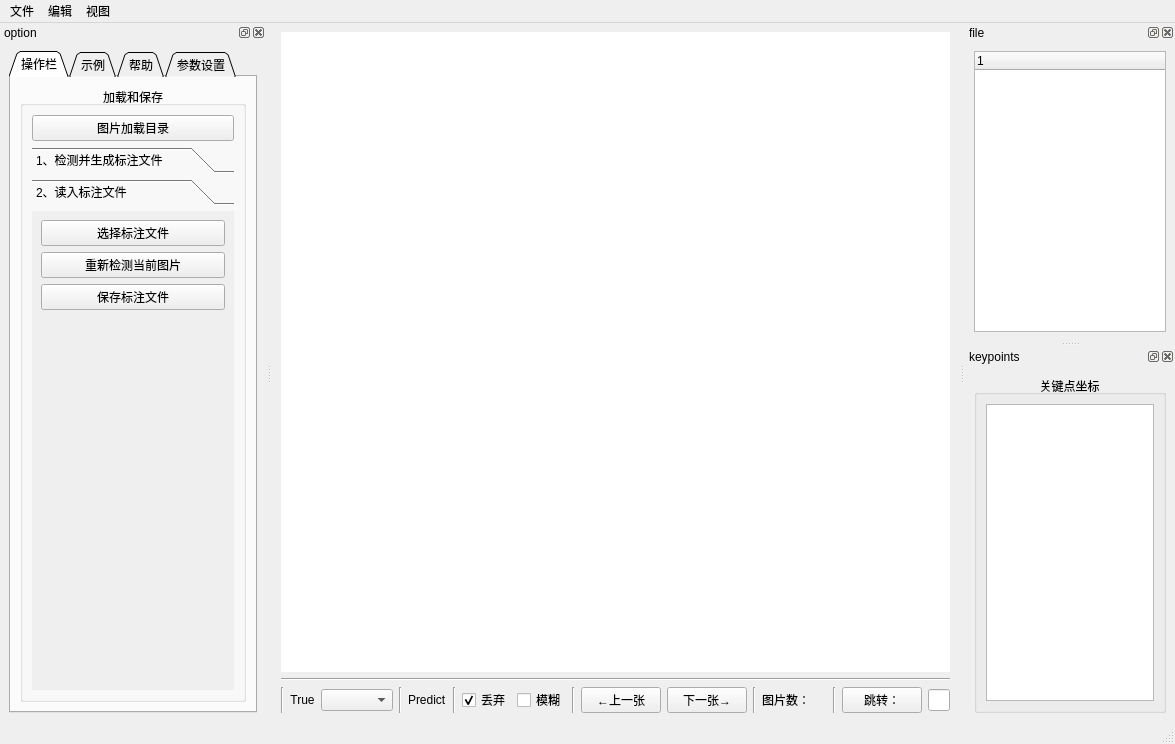
<?xml version="1.0" encoding="UTF-8"?>
<ui version="4.0">
 <class>MainWindow</class>
 <widget class="QMainWindow" name="MainWindow">
  <property name="geometry">
   <rect>
    <x>0</x>
    <y>0</y>
    <width>1175</width>
    <height>744</height>
   </rect>
  </property>
  <property name="minimumSize">
   <size>
    <width>60</width>
    <height>38</height>
   </size>
  </property>
  <property name="windowTitle">
   <string>LabelKPs</string>
  </property>
  <widget class="QWidget" name="centralwidget">
   <layout class="QGridLayout" name="gridLayout">
    <item row="0" column="0">
     <layout class="QVBoxLayout" name="verticalLayout_2">
      <item>
       <widget class="QGraphicsView" name="graphicsView">
        <property name="cursor" stdset="0">
         <cursorShape>CrossCursor</cursorShape>
        </property>
        <property name="acceptDrops">
         <bool>true</bool>
        </property>
        <property name="frameShape">
         <enum>QFrame::NoFrame</enum>
        </property>
        <property name="frameShadow">
         <enum>QFrame::Sunken</enum>
        </property>
       </widget>
      </item>
      <item>
       <layout class="QVBoxLayout" name="verticalLayout_5">
        <item>
         <widget class="Line" name="line">
          <property name="orientation">
           <enum>Qt::Horizontal</enum>
          </property>
         </widget>
        </item>
        <item>
         <layout class="QHBoxLayout" name="horizontalLayout_3" stretch="1,1,1,0,0,0,1,1,0,1,1,0,2,1,2">
          <item>
           <widget class="Line" name="line_5">
            <property name="orientation">
             <enum>Qt::Vertical</enum>
            </property>
           </widget>
          </item>
          <item>
           <widget class="QLabel" name="label_classes">
            <property name="baseSize">
             <size>
              <width>20</width>
              <height>0</height>
             </size>
            </property>
            <property name="contextMenuPolicy">
             <enum>Qt::DefaultContextMenu</enum>
            </property>
            <property name="text">
             <string>True</string>
            </property>
            <property name="alignment">
             <set>Qt::AlignCenter</set>
            </property>
           </widget>
          </item>
          <item>
           <widget class="QComboBox" name="comboBox"/>
          </item>
          <item>
           <widget class="Line" name="line_7">
            <property name="orientation">
             <enum>Qt::Vertical</enum>
            </property>
           </widget>
          </item>
          <item>
           <widget class="QLabel" name="label_predict">
            <property name="text">
             <string>Predict</string>
            </property>
           </widget>
          </item>
          <item>
           <widget class="Line" name="line_6">
            <property name="orientation">
             <enum>Qt::Vertical</enum>
            </property>
           </widget>
          </item>
          <item>
           <widget class="QCheckBox" name="discard">
            <property name="text">
             <string>丢弃</string>
            </property>
            <property name="checked">
             <bool>true</bool>
            </property>
           </widget>
          </item>
          <item>
           <widget class="QCheckBox" name="poor">
            <property name="text">
             <string>模糊</string>
            </property>
           </widget>
          </item>
          <item>
           <widget class="Line" name="line_4">
            <property name="orientation">
             <enum>Qt::Vertical</enum>
            </property>
           </widget>
          </item>
          <item>
           <widget class="QPushButton" name="preButton">
            <property name="text">
             <string>←上一张</string>
            </property>
           </widget>
          </item>
          <item>
           <widget class="QPushButton" name="nextButton">
            <property name="text">
             <string>下一张→</string>
            </property>
           </widget>
          </item>
          <item>
           <widget class="Line" name="line_2">
            <property name="orientation">
             <enum>Qt::Vertical</enum>
            </property>
           </widget>
          </item>
          <item>
           <widget class="QLabel" name="number_label">
            <property name="text">
             <string>图片数：     </string>
            </property>
           </widget>
          </item>
          <item>
           <widget class="Line" name="line_3">
            <property name="orientation">
             <enum>Qt::Vertical</enum>
            </property>
           </widget>
          </item>
          <item>
           <layout class="QHBoxLayout" name="horizontalLayout_2" stretch="1,2,10">
            <item>
             <widget class="QPushButton" name="goButton">
              <property name="text">
               <string>跳转：</string>
              </property>
             </widget>
            </item>
            <item>
             <widget class="QLineEdit" name="lineEdit">
              <property name="text">
               <string/>
              </property>
             </widget>
            </item>
            <item>
             <spacer name="horizontalSpacer">
              <property name="orientation">
               <enum>Qt::Horizontal</enum>
              </property>
              <property name="sizeHint" stdset="0">
               <size>
                <width>40</width>
                <height>20</height>
               </size>
              </property>
             </spacer>
            </item>
           </layout>
          </item>
         </layout>
        </item>
       </layout>
      </item>
     </layout>
    </item>
   </layout>
  </widget>
  <widget class="QMenuBar" name="menubar">
   <property name="geometry">
    <rect>
     <x>0</x>
     <y>0</y>
     <width>1175</width>
     <height>23</height>
    </rect>
   </property>
   <widget class="QMenu" name="menu">
    <property name="title">
     <string>文件</string>
    </property>
    <addaction name="action_loadDir"/>
    <addaction name="separator"/>
    <addaction name="action_labelfile"/>
    <addaction name="action_save"/>
   </widget>
   <widget class="QMenu" name="menu_2">
    <property name="title">
     <string>编辑</string>
    </property>
    <addaction name="separator"/>
    <addaction name="action_pre"/>
    <addaction name="action_next"/>
    <addaction name="action_go"/>
    <addaction name="separator"/>
    <addaction name="action_override"/>
   </widget>
   <widget class="QMenu" name="menu_3">
    <property name="title">
     <string>视图</string>
    </property>
    <addaction name="actionoption"/>
    <addaction name="action_keypoints"/>
    <addaction name="action_files"/>
   </widget>
   <addaction name="menu"/>
   <addaction name="menu_2"/>
   <addaction name="menu_3"/>
  </widget>
  <widget class="QStatusBar" name="statusbar"/>
  <widget class="QDockWidget" name="dockWidget_1">
   <property name="minimumSize">
    <size>
     <width>266</width>
     <height>423</height>
    </size>
   </property>
   <property name="acceptDrops">
    <bool>true</bool>
   </property>
   <property name="layoutDirection">
    <enum>Qt::LeftToRight</enum>
   </property>
   <property name="windowTitle">
    <string>option</string>
   </property>
   <attribute name="dockWidgetArea">
    <number>1</number>
   </attribute>
   <widget class="QWidget" name="dockWidgetContents">
    <layout class="QVBoxLayout" name="verticalLayout_6">
     <item>
      <widget class="QTabWidget" name="tabWidget">
       <property name="layoutDirection">
        <enum>Qt::LeftToRight</enum>
       </property>
       <property name="autoFillBackground">
        <bool>true</bool>
       </property>
       <property name="tabPosition">
        <enum>QTabWidget::North</enum>
       </property>
       <property name="tabShape">
        <enum>QTabWidget::Triangular</enum>
       </property>
       <property name="currentIndex">
        <number>0</number>
       </property>
       <property name="elideMode">
        <enum>Qt::ElideNone</enum>
       </property>
       <property name="documentMode">
        <bool>false</bool>
       </property>
       <property name="tabsClosable">
        <bool>false</bool>
       </property>
       <property name="movable">
        <bool>true</bool>
       </property>
       <property name="tabBarAutoHide">
        <bool>false</bool>
       </property>
       <widget class="QWidget" name="tab_1">
        <attribute name="title">
         <string>操作栏</string>
        </attribute>
        <layout class="QVBoxLayout" name="verticalLayout_3">
         <item>
          <widget class="QGroupBox" name="GBload_save">
           <property name="title">
            <string>加载和保存</string>
           </property>
           <property name="alignment">
            <set>Qt::AlignCenter</set>
           </property>
           <layout class="QVBoxLayout" name="verticalLayout_4">
            <item>
             <widget class="QPushButton" name="loadButton">
              <property name="text">
               <string>图片加载目录</string>
              </property>
              <property name="checkable">
               <bool>false</bool>
              </property>
              <property name="autoDefault">
               <bool>false</bool>
              </property>
              <property name="default">
               <bool>false</bool>
              </property>
              <property name="flat">
               <bool>false</bool>
              </property>
             </widget>
            </item>
            <item>
             <widget class="QToolBox" name="toolBox">
              <property name="currentIndex">
               <number>1</number>
              </property>
              <widget class="QWidget" name="page">
               <property name="geometry">
                <rect>
                 <x>0</x>
                 <y>0</y>
                 <width>204</width>
                 <height>509</height>
                </rect>
               </property>
               <attribute name="label">
                <string>1、检测并生成标注文件</string>
               </attribute>
               <layout class="QVBoxLayout" name="verticalLayout_14">
                <item>
                 <widget class="QPushButton" name="outputButton">
                  <property name="text">
                   <string>选择输出路径</string>
                  </property>
                 </widget>
                </item>
                <item>
                 <widget class="QPushButton" name="generateButton">
                  <property name="text">
                   <string>生成标注文件</string>
                  </property>
                 </widget>
                </item>
                <item>
                 <widget class="QProgressBar" name="progressBar">
                  <property name="value">
                   <number>0</number>
                  </property>
                  <property name="alignment">
                   <set>Qt::AlignCenter</set>
                  </property>
                  <property name="orientation">
                   <enum>Qt::Horizontal</enum>
                  </property>
                  <property name="invertedAppearance">
                   <bool>false</bool>
                  </property>
                  <property name="textDirection">
                   <enum>QProgressBar::TopToBottom</enum>
                  </property>
                  <property name="format">
                   <string>%p%</string>
                  </property>
                 </widget>
                </item>
                <item>
                 <spacer name="verticalSpacer_4">
                  <property name="orientation">
                   <enum>Qt::Vertical</enum>
                  </property>
                  <property name="sizeHint" stdset="0">
                   <size>
                    <width>20</width>
                    <height>40</height>
                   </size>
                  </property>
                 </spacer>
                </item>
               </layout>
              </widget>
              <widget class="QWidget" name="page_2">
               <property name="geometry">
                <rect>
                 <x>0</x>
                 <y>0</y>
                 <width>204</width>
                 <height>509</height>
                </rect>
               </property>
               <attribute name="label">
                <string>2、读入标注文件</string>
               </attribute>
               <layout class="QVBoxLayout" name="verticalLayout_7">
                <item>
                 <widget class="QPushButton" name="jsonButton">
                  <property name="text">
                   <string>选择标注文件</string>
                  </property>
                 </widget>
                </item>
                <item>
                 <widget class="QPushButton" name="redetectButton">
                  <property name="text">
                   <string>重新检测当前图片</string>
                  </property>
                 </widget>
                </item>
                <item>
                 <widget class="QPushButton" name="saveButton">
                  <property name="text">
                   <string>保存标注文件</string>
                  </property>
                 </widget>
                </item>
                <item>
                 <spacer name="verticalSpacer_3">
                  <property name="orientation">
                   <enum>Qt::Vertical</enum>
                  </property>
                  <property name="sizeHint" stdset="0">
                   <size>
                    <width>20</width>
                    <height>40</height>
                   </size>
                  </property>
                 </spacer>
                </item>
               </layout>
              </widget>
             </widget>
            </item>
           </layout>
          </widget>
         </item>
        </layout>
       </widget>
       <widget class="QWidget" name="tab_2">
        <attribute name="title">
         <string>示例</string>
        </attribute>
        <layout class="QVBoxLayout" name="verticalLayout" stretch="1,0,3">
         <item>
          <spacer name="verticalSpacer_2">
           <property name="orientation">
            <enum>Qt::Vertical</enum>
           </property>
           <property name="sizeHint" stdset="0">
            <size>
             <width>20</width>
             <height>48</height>
            </size>
           </property>
          </spacer>
         </item>
         <item>
          <widget class="QLabel" name="label_picture">
           <property name="minimumSize">
            <size>
             <width>224</width>
             <height>224</height>
            </size>
           </property>
           <property name="text">
            <string/>
           </property>
           <property name="pixmap">
            <pixmap>C:/Users/WISE &amp; BRAVE/Desktop/Example_n.png</pixmap>
           </property>
           <property name="scaledContents">
            <bool>true</bool>
           </property>
           <property name="alignment">
            <set>Qt::AlignLeading|Qt::AlignLeft|Qt::AlignVCenter</set>
           </property>
           <property name="wordWrap">
            <bool>false</bool>
           </property>
          </widget>
         </item>
         <item>
          <spacer name="verticalSpacer">
           <property name="orientation">
            <enum>Qt::Vertical</enum>
           </property>
           <property name="sizeHint" stdset="0">
            <size>
             <width>20</width>
             <height>151</height>
            </size>
           </property>
          </spacer>
         </item>
        </layout>
       </widget>
       <widget class="QWidget" name="tab">
        <attribute name="title">
         <string>帮助</string>
        </attribute>
        <layout class="QVBoxLayout" name="verticalLayout_12">
         <item>
          <widget class="QLabel" name="label_caption">
           <property name="frameShape">
            <enum>QFrame::NoFrame</enum>
           </property>
           <property name="text">
            <string>TextLabel</string>
           </property>
           <property name="scaledContents">
            <bool>true</bool>
           </property>
          </widget>
         </item>
        </layout>
       </widget>
       <widget class="QWidget" name="tab_3">
        <attribute name="title">
         <string>参数设置</string>
        </attribute>
        <layout class="QVBoxLayout" name="verticalLayout_16">
         <item>
          <widget class="QGroupBox" name="groupBox_4">
           <property name="title">
            <string>检测参数</string>
           </property>
           <property name="alignment">
            <set>Qt::AlignCenter</set>
           </property>
           <property name="flat">
            <bool>false</bool>
           </property>
           <property name="checkable">
            <bool>false</bool>
           </property>
           <layout class="QVBoxLayout" name="verticalLayout_15">
            <property name="leftMargin">
             <number>10</number>
            </property>
            <property name="topMargin">
             <number>10</number>
            </property>
            <property name="rightMargin">
             <number>10</number>
            </property>
            <property name="bottomMargin">
             <number>10</number>
            </property>
            <item>
             <widget class="QFrame" name="frame_3">
              <property name="frameShape">
               <enum>QFrame::StyledPanel</enum>
              </property>
              <property name="frameShadow">
               <enum>QFrame::Raised</enum>
              </property>
              <layout class="QHBoxLayout" name="horizontalLayout_7">
               <property name="topMargin">
                <number>10</number>
               </property>
               <property name="bottomMargin">
                <number>10</number>
               </property>
               <item>
                <widget class="QLabel" name="hand_maximum_label">
                 <property name="text">
                  <string>手数上限</string>
                 </property>
                </widget>
               </item>
               <item>
                <widget class="QScrollBar" name="max_num_hands_ScrollBar">
                 <property name="orientation">
                  <enum>Qt::Horizontal</enum>
                 </property>
                </widget>
               </item>
              </layout>
             </widget>
            </item>
            <item>
             <widget class="QFrame" name="frame">
              <property name="frameShape">
               <enum>QFrame::StyledPanel</enum>
              </property>
              <property name="frameShadow">
               <enum>QFrame::Raised</enum>
              </property>
              <layout class="QHBoxLayout" name="horizontalLayout_4">
               <property name="topMargin">
                <number>10</number>
               </property>
               <property name="bottomMargin">
                <number>10</number>
               </property>
               <item>
                <widget class="QLabel" name="thr_label">
                 <property name="text">
                  <string>检测阈值</string>
                 </property>
                </widget>
               </item>
               <item>
                <widget class="QScrollBar" name="detection_thr_ScrollBar">
                 <property name="orientation">
                  <enum>Qt::Horizontal</enum>
                 </property>
                </widget>
               </item>
              </layout>
             </widget>
            </item>
            <item>
             <widget class="QFrame" name="frame_2">
              <property name="frameShape">
               <enum>QFrame::StyledPanel</enum>
              </property>
              <property name="frameShadow">
               <enum>QFrame::Raised</enum>
              </property>
              <layout class="QHBoxLayout" name="horizontalLayout_6">
               <item>
                <widget class="QLabel" name="num_label">
                 <property name="text">
                  <string>图片个数</string>
                 </property>
                </widget>
               </item>
               <item>
                <widget class="QSpinBox" name="num_spinBox">
                 <property name="frame">
                  <bool>false</bool>
                 </property>
                 <property name="alignment">
                  <set>Qt::AlignCenter</set>
                 </property>
                 <property name="buttonSymbols">
                  <enum>QAbstractSpinBox::UpDownArrows</enum>
                 </property>
                 <property name="showGroupSeparator" stdset="0">
                  <bool>false</bool>
                 </property>
                 <property name="minimum">
                  <number>-1</number>
                 </property>
                 <property name="maximum">
                  <number>999999999</number>
                 </property>
                 <property name="value">
                  <number>-1</number>
                 </property>
                </widget>
               </item>
              </layout>
             </widget>
            </item>
            <item>
             <widget class="QFrame" name="frame_4">
              <property name="frameShape">
               <enum>QFrame::StyledPanel</enum>
              </property>
              <property name="frameShadow">
               <enum>QFrame::Raised</enum>
              </property>
              <layout class="QVBoxLayout" name="verticalLayout_17">
               <item>
                <widget class="QCheckBox" name="isShuffle_checkBox">
                 <property name="text">
                  <string>打乱检测顺序</string>
                 </property>
                 <property name="checked">
                  <bool>true</bool>
                 </property>
                </widget>
               </item>
              </layout>
             </widget>
            </item>
           </layout>
          </widget>
         </item>
         <item>
          <widget class="QGroupBox" name="groupBox_3">
           <property name="title">
            <string>骨架</string>
           </property>
           <property name="alignment">
            <set>Qt::AlignHCenter|Qt::AlignTop</set>
           </property>
           <layout class="QVBoxLayout" name="verticalLayout_13">
            <item>
             <widget class="QGroupBox" name="groupBox">
              <property name="title">
               <string>可见性</string>
              </property>
              <property name="alignment">
               <set>Qt::AlignLeading|Qt::AlignLeft|Qt::AlignVCenter</set>
              </property>
              <property name="flat">
               <bool>true</bool>
              </property>
              <property name="checkable">
               <bool>false</bool>
              </property>
              <layout class="QHBoxLayout" name="horizontalLayout_5">
               <item>
                <widget class="QRadioButton" name="radioButton_show">
                 <property name="text">
                  <string>显示</string>
                 </property>
                 <property name="checked">
                  <bool>true</bool>
                 </property>
                </widget>
               </item>
               <item>
                <widget class="QRadioButton" name="radioButton_hide">
                 <property name="text">
                  <string>隐藏</string>
                 </property>
                </widget>
               </item>
              </layout>
             </widget>
            </item>
            <item>
             <widget class="QGroupBox" name="groupBox_2">
              <property name="title">
               <string>粗细</string>
              </property>
              <property name="alignment">
               <set>Qt::AlignLeading|Qt::AlignLeft|Qt::AlignVCenter</set>
              </property>
              <property name="flat">
               <bool>true</bool>
              </property>
              <layout class="QVBoxLayout" name="verticalLayout_11">
               <item>
                <widget class="QScrollBar" name="bone_scollBar">
                 <property name="orientation">
                  <enum>Qt::Horizontal</enum>
                 </property>
                </widget>
               </item>
              </layout>
             </widget>
            </item>
           </layout>
          </widget>
         </item>
        </layout>
       </widget>
      </widget>
     </item>
    </layout>
   </widget>
  </widget>
  <widget class="QDockWidget" name="dockWidget_3">
   <property name="minimumSize">
    <size>
     <width>50</width>
     <height>111</height>
    </size>
   </property>
   <property name="windowTitle">
    <string>file</string>
   </property>
   <attribute name="dockWidgetArea">
    <number>2</number>
   </attribute>
   <widget class="QWidget" name="dockWidgetContents_3">
    <layout class="QVBoxLayout" name="verticalLayout_8">
     <item>
      <widget class="QTreeWidget" name="treeWidget">
       <column>
        <property name="text">
         <string notr="true">1</string>
        </property>
       </column>
      </widget>
     </item>
    </layout>
   </widget>
  </widget>
  <widget class="QDockWidget" name="dockWidget_2">
   <property name="minimumSize">
    <size>
     <width>50</width>
     <height>38</height>
    </size>
   </property>
   <property name="windowTitle">
    <string>keypoints</string>
   </property>
   <attribute name="dockWidgetArea">
    <number>2</number>
   </attribute>
   <widget class="QWidget" name="dockWidgetContents_2">
    <layout class="QVBoxLayout" name="verticalLayout_9">
     <item>
      <widget class="QGroupBox" name="GBkps_2">
       <property name="title">
        <string>关键点坐标</string>
       </property>
       <property name="alignment">
        <set>Qt::AlignCenter</set>
       </property>
       <layout class="QVBoxLayout" name="verticalLayout_18">
        <item>
         <widget class="QListWidget" name="listWidget_points"/>
        </item>
       </layout>
      </widget>
     </item>
    </layout>
   </widget>
  </widget>
  <action name="action_loadDir">
   <property name="text">
    <string>图片加载目录</string>
   </property>
   <property name="shortcut">
    <string>Ctrl+O</string>
   </property>
  </action>
  <action name="action_labelfile">
   <property name="text">
    <string>选择标注文件</string>
   </property>
   <property name="shortcut">
    <string>Ctrl+J</string>
   </property>
  </action>
  <action name="action_next">
   <property name="text">
    <string>下一张图片</string>
   </property>
   <property name="shortcut">
    <string>D</string>
   </property>
  </action>
  <action name="action_pre">
   <property name="text">
    <string>上一张图片</string>
   </property>
   <property name="shortcut">
    <string>A</string>
   </property>
  </action>
  <action name="action_go">
   <property name="text">
    <string>跳转</string>
   </property>
   <property name="shortcut">
    <string>Enter</string>
   </property>
  </action>
  <action name="actionoption">
   <property name="checkable">
    <bool>true</bool>
   </property>
   <property name="checked">
    <bool>true</bool>
   </property>
   <property name="text">
    <string>option</string>
   </property>
   <property name="shortcut">
    <string>Ctrl+1</string>
   </property>
   <property name="shortcutContext">
    <enum>Qt::WindowShortcut</enum>
   </property>
  </action>
  <action name="action_keypoints">
   <property name="checkable">
    <bool>true</bool>
   </property>
   <property name="checked">
    <bool>true</bool>
   </property>
   <property name="text">
    <string>key points</string>
   </property>
   <property name="shortcut">
    <string>Ctrl+2</string>
   </property>
  </action>
  <action name="action_files">
   <property name="checkable">
    <bool>true</bool>
   </property>
   <property name="checked">
    <bool>true</bool>
   </property>
   <property name="text">
    <string>files</string>
   </property>
   <property name="shortcut">
    <string>Ctrl+3</string>
   </property>
  </action>
  <action name="action_save">
   <property name="text">
    <string>保存标注文件</string>
   </property>
   <property name="shortcut">
    <string>Ctrl+S</string>
   </property>
  </action>
  <action name="action_override">
   <property name="checkable">
    <bool>true</bool>
   </property>
   <property name="text">
    <string>覆盖原标注文件</string>
   </property>
  </action>
  <action name="action_redetect">
   <property name="text">
    <string>重新检测当前图片</string>
   </property>
   <property name="shortcut">
    <string>R</string>
   </property>
  </action>
 </widget>
 <resources/>
 <connections>
  <connection>
   <sender>actionoption</sender>
   <signal>toggled(bool)</signal>
   <receiver>dockWidget_1</receiver>
   <slot>setVisible(bool)</slot>
   <hints>
    <hint type="sourcelabel">
     <x>-1</x>
     <y>-1</y>
    </hint>
    <hint type="destinationlabel">
     <x>142</x>
     <y>201</y>
    </hint>
   </hints>
  </connection>
  <connection>
   <sender>dockWidget_1</sender>
   <signal>visibilityChanged(bool)</signal>
   <receiver>actionoption</receiver>
   <slot>setChecked(bool)</slot>
   <hints>
    <hint type="sourcelabel">
     <x>142</x>
     <y>201</y>
    </hint>
    <hint type="destinationlabel">
     <x>-1</x>
     <y>-1</y>
    </hint>
   </hints>
  </connection>
  <connection>
   <sender>action_next</sender>
   <signal>triggered()</signal>
   <receiver>nextButton</receiver>
   <slot>click()</slot>
   <hints>
    <hint type="sourcelabel">
     <x>-1</x>
     <y>-1</y>
    </hint>
    <hint type="destinationlabel">
     <x>450</x>
     <y>693</y>
    </hint>
   </hints>
  </connection>
  <connection>
   <sender>action_go</sender>
   <signal>triggered()</signal>
   <receiver>goButton</receiver>
   <slot>click()</slot>
   <hints>
    <hint type="sourcelabel">
     <x>-1</x>
     <y>-1</y>
    </hint>
    <hint type="destinationlabel">
     <x>696</x>
     <y>693</y>
    </hint>
   </hints>
  </connection>
  <connection>
   <sender>action_pre</sender>
   <signal>triggered()</signal>
   <receiver>preButton</receiver>
   <slot>click()</slot>
   <hints>
    <hint type="sourcelabel">
     <x>-1</x>
     <y>-1</y>
    </hint>
    <hint type="destinationlabel">
     <x>350</x>
     <y>693</y>
    </hint>
   </hints>
  </connection>
  <connection>
   <sender>action_loadDir</sender>
   <signal>triggered()</signal>
   <receiver>loadButton</receiver>
   <slot>click()</slot>
   <hints>
    <hint type="sourcelabel">
     <x>-1</x>
     <y>-1</y>
    </hint>
    <hint type="destinationlabel">
     <x>141</x>
     <y>139</y>
    </hint>
   </hints>
  </connection>
  <connection>
   <sender>action_save</sender>
   <signal>triggered()</signal>
   <receiver>saveButton</receiver>
   <slot>click()</slot>
   <hints>
    <hint type="sourcelabel">
     <x>-1</x>
     <y>-1</y>
    </hint>
    <hint type="destinationlabel">
     <x>154</x>
     <y>201</y>
    </hint>
   </hints>
  </connection>
  <connection>
   <sender>action_labelfile</sender>
   <signal>triggered()</signal>
   <receiver>jsonButton</receiver>
   <slot>click()</slot>
   <hints>
    <hint type="sourcelabel">
     <x>-1</x>
     <y>-1</y>
    </hint>
    <hint type="destinationlabel">
     <x>141</x>
     <y>182</y>
    </hint>
   </hints>
  </connection>
  <connection>
   <sender>action_redetect</sender>
   <signal>triggered()</signal>
   <receiver>redetectButton</receiver>
   <slot>click()</slot>
   <hints>
    <hint type="sourcelabel">
     <x>-1</x>
     <y>-1</y>
    </hint>
    <hint type="destinationlabel">
     <x>140</x>
     <y>240</y>
    </hint>
   </hints>
  </connection>
  <connection>
   <sender>action_files</sender>
   <signal>toggled(bool)</signal>
   <receiver>dockWidget_3</receiver>
   <slot>setVisible(bool)</slot>
   <hints>
    <hint type="sourcelabel">
     <x>-1</x>
     <y>-1</y>
    </hint>
    <hint type="destinationlabel">
     <x>1104</x>
     <y>198</y>
    </hint>
   </hints>
  </connection>
  <connection>
   <sender>action_keypoints</sender>
   <signal>toggled(bool)</signal>
   <receiver>dockWidget_2</receiver>
   <slot>setVisible(bool)</slot>
   <hints>
    <hint type="sourcelabel">
     <x>-1</x>
     <y>-1</y>
    </hint>
    <hint type="destinationlabel">
     <x>1104</x>
     <y>549</y>
    </hint>
   </hints>
  </connection>
 </connections>
</ui>
